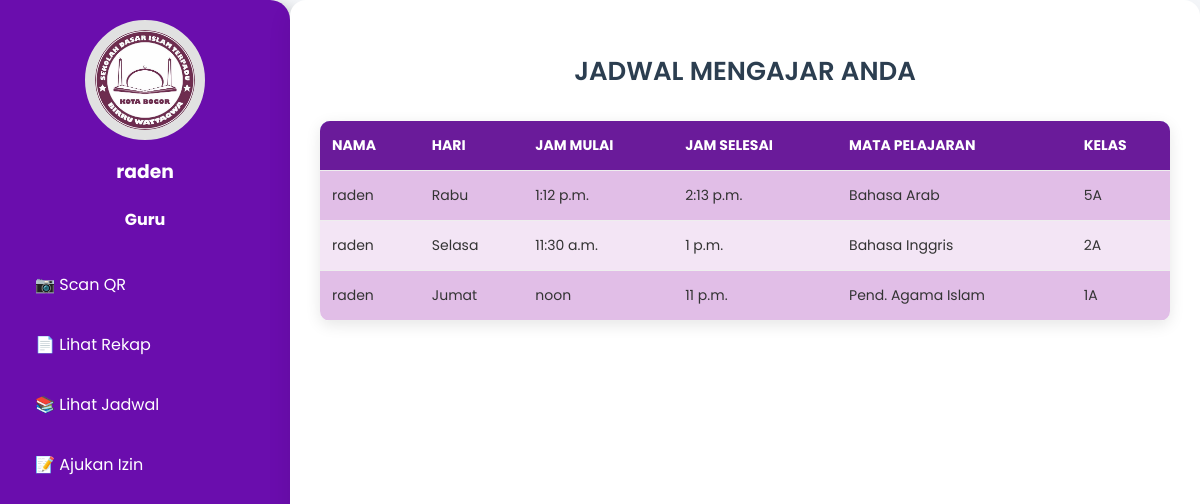
Page /jadwal-guru/ (signed in) on the committed database.
### birruwattaqwa/models.py (models this page shows, shortened)
class JadwalGuru(models.Model):
    MATA_PELAJARAN_CHOICES = [
        ('IPA', 'IPA'),
        ('IPS', 'IPS'),
        ('Bahasa Indonesia', 'Bahasa Indonesia'),
        ('Bahasa Inggris', 'Bahasa Inggris'),
        ('Bahasa Arab', 'Bahasa Arab'),
        ('Matematika', 'Matematika'),
        ('PKN', 'PKN'),
        ('Seni Budaya', 'Seni Budaya'),
        ('Penjaskes', 'Penjaskes'),
        ('Pend. Agama Islam', 'Pend. Agama Islam'),
    ]
    HARI_CHOICES = [
        ('Senin', 'Senin'),
        ('Selasa', 'Selasa'),
        ('Rabu', 'Rabu'),
        ('Kamis', 'Kamis'),
        ('Jumat', 'Jumat'),
        ('Sabtu', 'Sabtu'),
    ]
    KELAS_CHOICES = [
        ('1A', '1A'),
        ('1B', '1B'),
        ('2A', '2A'),
        ('2B', '2B'),
        ('3A', '3A'),
        ('3B', '3B'),
        ('4A', '4A'),
        ('4B', '4B'),
        ('5A', '5A'),
        ('5B', '5B'),
        ('6A', '6A'),
        ('6B', '6B')
    ]
    guru = models.ForeignKey(User, on_delete=models.CASCADE)
    hari = models.CharField(max_length=20, choices=HARI_CHOICES)
    jam_mulai = models.TimeField()
    jam_selesai = models.TimeField()
    mata_pelajaran = models.CharField(max_length=100, choices=MATA_PELAJARAN_CHOICES)
    kelas = models.CharField(max_length=10, choices=KELAS_CHOICES)

### birruwattaqwa/views.py (the view)
# urls.py: path('jadwal-guru/', jadwal_guru, name='jadwal_guru'),
@login_required
def jadwal_guru(request):
    jadwal_guru = JadwalGuru.objects.filter(guru=request.user)  # Ambil jadwal untuk user login
    return render(request, 'birruwattaqwa/guru/jadwal_guru.html', {'jadwal_guru': jadwal_guru})

### birruwattaqwa/templates/birruwattaqwa/guru/jadwal_guru.html (shortened to what this page needs)
{% load static %}
<!DOCTYPE html>
<html lang="id">
<head>
    <link rel="stylesheet" href="{% static 'css/guru/jadwal_guru.css' %}">
    <link rel="stylesheet" href="{% static 'css/guru/Dash_guru.css' %}">
</head>
<body>
    <aside class="sidebar">
            <div class="profile">
                <a href="{% url 'dashboard_guru' %}">
                    <img src="/media/logo.jpeg" alt="Foto Guru">
                </a>
            <h3>{{ request.user }}</h3>
            <h4>Guru</h4>
        </div>
        <ul>
            <li><a href="{% url 'scan_qr_view' %}">📷 Scan QR</a></li>
            <li><a href="{% url 'rekap_guru' %}">📄 Lihat Rekap</a></li>
            <li><a href="{% url 'jadwal_guru' %}">📚 Lihat Jadwal</a></li>
            <li><a href="{% url 'absent' %}">📝 Ajukan Izin</a></li>
        </ul>
    </aside>
    <main class="container">
        <h2>Jadwal Mengajar Anda</h2>
        <table>
            <thead>
                <tr>
                    <th>Nama</th>
                    <th>Hari</th>
                    <th>Jam Mulai</th>
                    <th>Jam Selesai</th>
                    <th>Mata Pelajaran</th>
                    <th>Kelas</th>
                </tr>
            </thead>
            <tbody>
                {% for jadwal in jadwal_guru %}
                <tr>
                    <td>{{ jadwal.guru }}</td>
                    <td>{{ jadwal.hari }}</td>
                    <td>{{ jadwal.jam_mulai }}</td>
                    <td>{{ jadwal.jam_selesai }}</td>
                    <td>{{ jadwal.mata_pelajaran }}</td>
                    <td>{{ jadwal.kelas }}</td>
                </tr>
                {% empty %}
                <tr>
                    <td colspan="6">Belum ada jadwal.</td>
                </tr>
                {% endfor %}
            </tbody>
        </table>
    </main>
</body>
</html>

### birruwattaqwa/static/css/guru/jadwal_guru.css (style rules this page uses)
body { display: flex; font-family: 'Poppins', sans-serif; background-color: #f8f8f8; }
.container { flex: 1; padding: 30px; margin-left: 0; }
h2 { font-size: 26px; margin-bottom: 30px; color: #4a148c; text-transform: uppercase; font-weight: bold; }
table { width: 100%; border-collapse: collapse; background-color: white; border-radius: 10px; overflow: hidden; box-shadow: 0 4px 15px rgba(0, 0, 0, 0.1); }
th, td { padding: 14px 18px; text-align: left; }
th { background-color: #6a1b9a; color: white; text-transform: uppercase; font-size: 14px; }
td { font-size: 14px; color: #333; border-bottom: 1px solid #ddd; }
tr:nth-child(even) { background-color: #f3e5f5; }
tr:nth-child(odd) { background-color: #e1bee7; }

### birruwattaqwa/static/css/guru/Dash_guru.css (style rules this page uses)
body { font-family: 'Poppins', sans-serif; margin: 0; padding: 0; display: flex; min-height: 100vh; background-color: #f5f7fa; color: #333; }
.sidebar { background-color: #6a0dad; width: 250px; color: white; padding: 20px; border-radius: 0 20px 20px 0; box-shadow: 4px 4px 15px rgba(0, 0, 0, 0.2); }
.container { flex: 1; padding: 30px; background: #fff; border-radius: 16px; box-shadow: 0 10px 25px rgba(0, 0, 0, 0.08); animation: fadeIn 0.5s ease-in-out; }
.sidebar .profile { text-align: center; margin-bottom: 30px; }
.sidebar .profile img { width: 100px; height: 100px; border-radius: 50%; object-fit: cover; transition: transform 0.3s ease-in-out; }
.sidebar h3 { margin: 10px 0 5px; }
.sidebar ul { list-style: none; padding: 0; }
.sidebar ul li { margin: 15px 0; }
.sidebar ul li a { color: white; text-decoration: none; display: block; padding: 10px 15px; border-radius: 12px; transition: background-color 0.3s, transform 0.3s; }
h2 { text-align: center; font-weight: 600; margin-bottom: 30px; color: #2c3e50; }
table { width: 100%; border-collapse: collapse; animation: slideUp 0.5s ease; }
table thead { background: #3498db; color: white; }
table th, table td { padding: 14px 12px; text-align: left; border-bottom: 1px solid #eee; }
img { width: 100%; max-width: 300px; border: 10px solid #e1e1e1; border-radius: 20px; background: white; }

### rows in the picture
JadwalGuru: guru "raden", hari "Rabu", jam_mulai "1:12 p.m.", jam_selesai "2:13 p.m.", mata_pelajaran "Bahasa Arab", kelas "5A"
JadwalGuru: guru "raden", hari "Selasa", jam_mulai "11:30 a.m.", jam_selesai "1 p.m.", mata_pelajaran "Bahasa Inggris", kelas "2A"
JadwalGuru: guru "raden", hari "Jumat", jam_mulai "noon", jam_selesai "11 p.m.", mata_pelajaran "Pend. Agama Islam", kelas "1A"

### other values in the picture
{{ request.user }} "raden"
